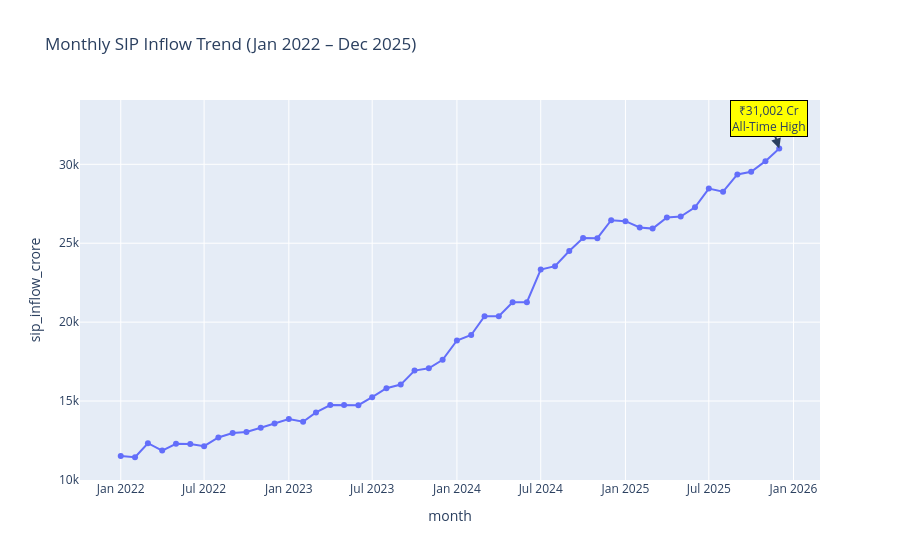

This figure's notebook cell:
### Code cell
# Find the highest SIP inflow row
max_row = sip.loc[sip["sip_inflow_crore"].idxmax()]

# Convert Timestamp to string
max_date = max_row["month"].strftime("%Y-%m-%d")

# Add annotation
fig.add_annotation(
    x=max_date,
    y=float(max_row["sip_inflow_crore"]),
    text=f"₹{int(max_row['sip_inflow_crore']):,} Cr<br>All-Time High",
    showarrow=True,
    arrowhead=2,
    arrowsize=1,
    arrowwidth=2,
    bgcolor="yellow",
    bordercolor="black"
)

fig.show()

### Figure 1 — Plotly figure (JSON) as saved in the notebook; plotly's stock layout.template omitted (floating-point values rounded to 4 significant figures)
{"data": [{"hovertemplate": "month=%{x}<br>sip_inflow_crore=%{y}<extra></extra>", "legendgroup": "", "line": {"color": "#636efa", "dash": "solid"}, "marker": {"symbol": "circle"}, "mode": "lines+markers", "name": "", "orientation": "v", "showlegend": false, "type": "scatter", "x": ["2022-01", "2022-02", "2022-03", "2022-04", "2022-05", "2022-06", "2022-07", "2022-08", "2022-09", "2022-10", "2022-11", "2022-12", "2023-01", "2023-02", "2023-03", "2023-04", "2023-05", "2023-06", "2023-07", "2023-08", "2023-09", "2023-10", "2023-11", "2023-12", "2024-01", "2024-02", "2024-03", "2024-04", "2024-05", "2024-06", "2024-07", "2024-08", "2024-09", "2024-10", "2024-11", "2024-12", "2025-01", "2025-02", "2025-03", "2025-04", "2025-05", "2025-06", "2025-07", "2025-08", "2025-09", "2025-10", "2025-11", "2025-12"], "xaxis": "x", "y": [11517, 11438, 12328, 11863, 12286, 12276, 12140, 12694, 12976, 13040, 13306, 13573, 13856, 13687, 14276, 14749, 14749, 14734, 15245, 15814, 16042, 16928, 17073, 17610, 18838, 19187, 20371, 20371, 21262, 21262, 23332, 23547, 24509, 25323, 25320, 26459, 26400, 25999, 25926, 26632, 26688, 27274, 28464, 28265, 29361, 29529, 30200, 31002], "yaxis": "y"}], "layout": {"annotations": [{"arrowhead": 2, "arrowsize": 1, "arrowwidth": 2, "bgcolor": "yellow", "bordercolor": "black", "showarrow": true, "text": "₹31,002 Cr<br>All-Time High", "x": "2025-12-01", "y": 31002}], "legend": {"tracegroupgap": 0}, "title": {"text": "Monthly SIP Inflow Trend (Jan 2022 – Dec 2025)"}, "xaxis": {"anchor": "y", "domain": [0, 1], "title": {"text": "month"}}, "yaxis": {"anchor": "x", "domain": [0, 1], "title": {"text": "sip_inflow_crore"}}}}
